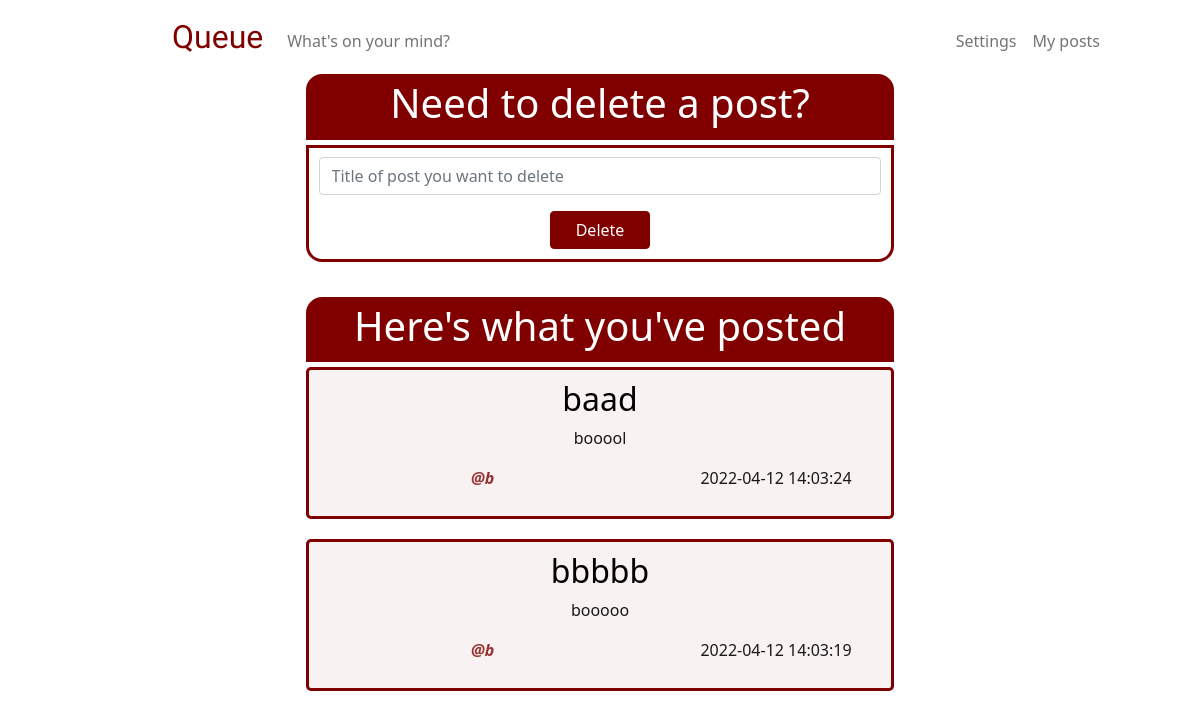
Before: /my-posts (signed in) with the older database file.
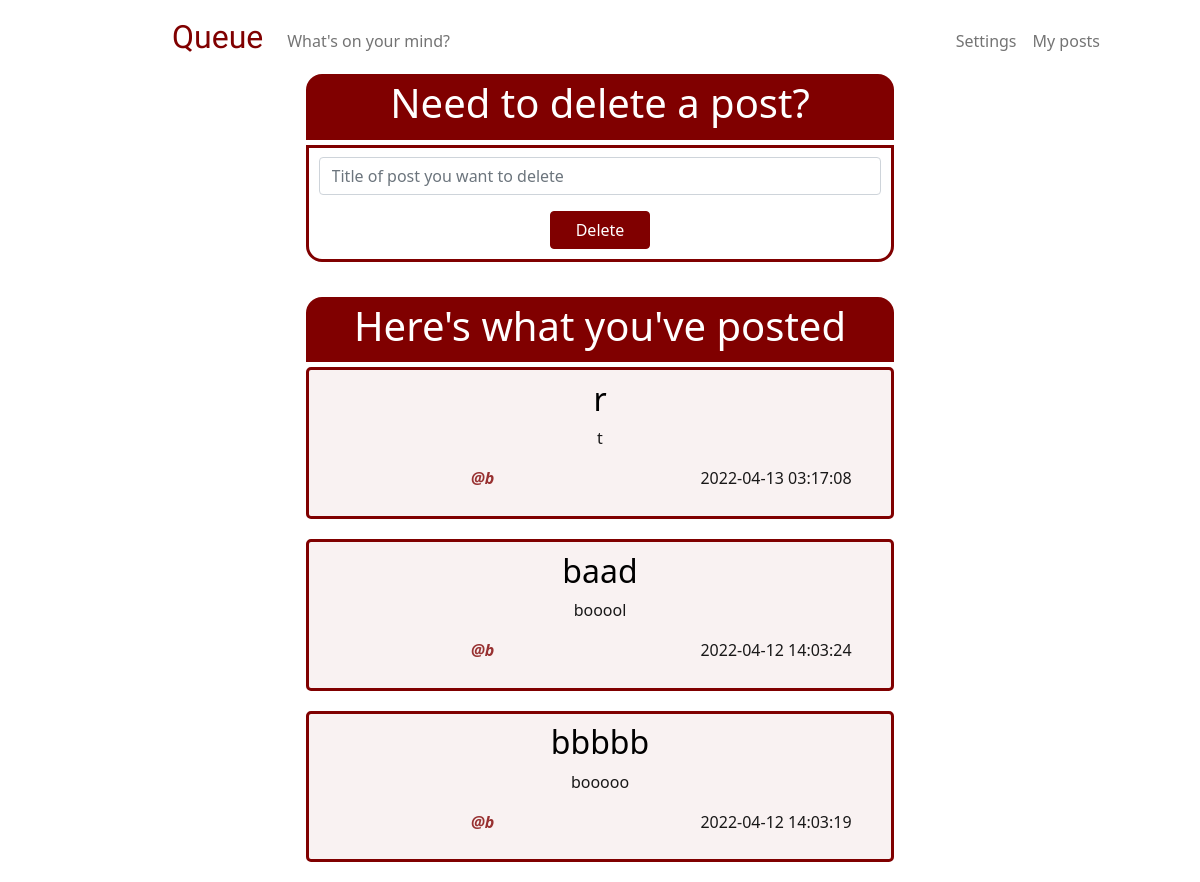
After: the same page with the newer database file.
### tables this page shows
CREATE TABLE 'posts' ('id' INTEGER PRIMARY KEY NOT NULL, 'content' TEXT NOT NULL, 'time' DATETIME DEFAULT CURRENT_TIMESTAMP, title TEXT, 'user_id'  INTEGER NOT NULL  , 'username' TEXT);

### app.py (the view)
@app.route("/my-posts", methods=["GET", "POST"])
@login_required
def my_posts():
    if request.method == "POST":
        if not request.form.get("delete-title"):
            error_delete_title = "*Type in title of post you want to delete"
            user_posts = db.execute("SELECT * FROM posts WHERE user_id = ? ORDER BY time DESC ", session["user_id"])
            return render_template("my_posts.html", error_delete_title=error_delete_title, user_posts= user_posts)
        else:
            delete_title = request.form.get("delete-title")
            db.execute("DELETE FROM posts WHERE title = ? AND user_id = ? ", delete_title, session["user_id"])
            user_posts = db.execute("SELECT * FROM posts WHERE user_id = ? ORDER BY time DESC ", session["user_id"])
            return render_template("my_posts.html", user_posts=user_posts)
    else:
        user_posts = db.execute("SELECT * FROM posts WHERE user_id = ? ORDER BY time DESC ", session["user_id"])
        return render_template("my_posts.html",  user_posts= user_posts)

### helpers.py (called while the page is built)
def login_required(f):
    @wraps(f)
    def decorated_function(*args, **kwargs):
        if session.get("user_id") is None:
            return redirect("/login")
        return f(*args, **kwargs)
    return decorated_function

### templates/my_posts.html (shortened to what this page needs)
{% extends "layout.html" %}
{% block main %}
    <div class="users-post-header">
        <h1> Need to delete a post? </h1>
    </div>
    <div class="users-post-container">
        <form action="/my-posts" method="post">
            <div class="mb-3">
                <input class="form-control" id="delete-title" name="delete-title" placeholder="Title of post you want to delete" type="text" >
            </div>
            <button class="btn btn-primary main-button" id="delete-button" type="submit"> Delete </button>
        </form>
    </div>
    <div class="others-post-header">
        <h1> Here's what you've posted </h1>
    </div>
    <div>
        {% for user_post in user_posts %}
            <div class="others-post-container">
                <h2>{{ user_post["title"] }} </h2>
                <p>{{ user_post["content"] }} </p>
                <div class="row">
                    <div class="column left">
                        <p class="username"><strong> @{{ user_post["username"] }} </strong></p>
                    </div>
                    <div class="column right">
                        <p> {{ user_post["time"] }} </p>
                    </div>
                </div>
            </div>
        {% endfor %}
    </div>
{% endblock %}

Changed rows visible on the page:
added posts: title "r", content "t", username "b", time "2022-04-13 03:17:08"
